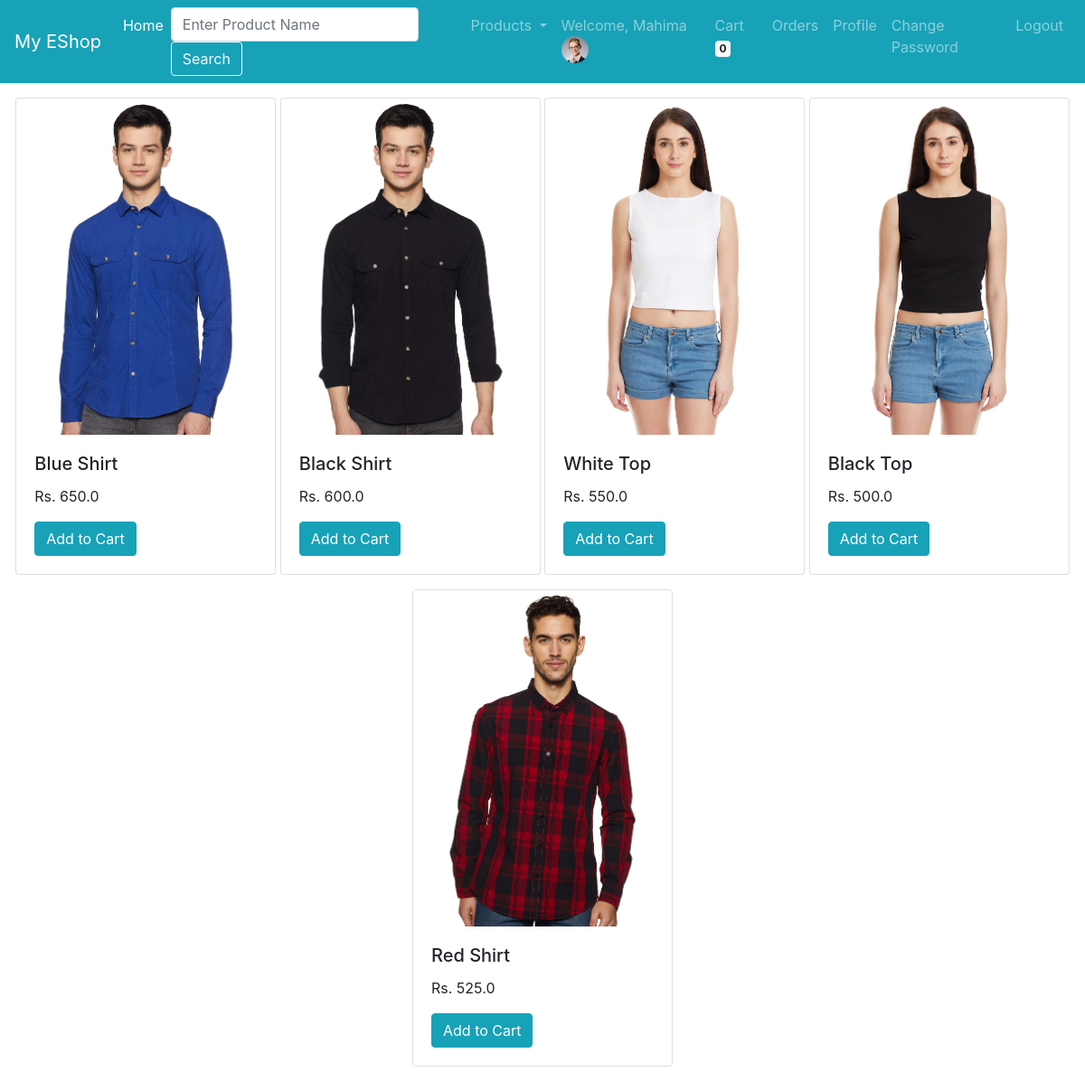
The page / (signed in) on the database its author committed.
### account/models.py (models this page shows, shortened)
class Profile(models.Model):
    user = models.OneToOneField(User, on_delete=models.CASCADE)
    phone_number = models.CharField(max_length=15)
    address = models.TextField()
    image = models.ImageField(upload_to='profiles_pics', default='defaultprofilepic.jpg')
    password_reset_code = models.CharField(max_length=6,default="")

### store/models.py (models this page shows, shortened)
class Product(models.Model):
    name = models.CharField(max_length=100)
    price = models.FloatField()
    quantity = models.IntegerField()
    description = models.TextField(default="")
    image = models.ImageField(upload_to='products_pics', default="")
    category = models.ForeignKey(Category, on_delete=models.CASCADE, default=1)

### store/views.py (the view)
# urls.py: path('', store_views.home_view),
def home_view(request):
    if 'cid' in request.GET:
        return render(request, 'home.html',
                      {'products': Product.objects.filter(category_id=request.GET['cid'])})
    else:
        return render(request, 'home.html', {'products': Product.objects.all()})

### store/views.py (called while the page is built)
def get_all_categories(request):
    return {'categories': Category.objects.all()}

def get_cart_items_count(request):
    return {
        'cart_items_count': Cart.objects.filter(user_id=request.user.id).aggregate(Sum('quantity'))['quantity__sum']}

### templates/home.html (shortened to what this page needs)
{% extends 'base.html'  %}
{% block content %}
    <div class="container-fluid">
      <div class="row mx-auto m-3">
          {% for product in products %}
              <div class="card mx-auto mb-3" style="width: 18rem;">
                <img src="{{ product.image.url }}" class="card-img-top">
                <div class="card-body">
                  <h5 class="card-title">{{ product.name }}</h5>
                  <p class="card-text">Rs. {{ product.price }}</p>
                  <form method="post" action="{% url 'addtocart' %}">
                    <input type="submit" class="btn btn-info" value="Add to Cart" />
                  </form>
                </div>
              </div>
          {% endfor %}
      </div>
    </div>
{% endblock %}

### templates/base.html (shortened to what this page needs)
<!doctype html>
<html lang="en">
  <head>
    {% load static %}
    <link rel="stylesheet" href="{% static 'css/bootstrap.min.css' %}" />
  </head>
    <body>
    <nav class="navbar navbar-expand-lg navbar-dark bg-info">
      <a class="navbar-brand" href="{% url 'home' %}">My EShop</a>
      <div class="collapse navbar-collapse" id="navbarSupportedContent">
          <ul class=" navbar-nav my-2 my-lg-0">
            <li class="nav-item active">
              <a class="nav-link" href="{% url 'home' %}">Home</a>
            </li>
            <li class="nav-item active">
              <form class="form-inline" action="{% url 'search' %}">
                <input class="form-control mr-sm-2" type="text" name="name" placeholder="Enter Product Name">
                <button class="btn btn-outline-light my-2 my-sm-0" type="submit">Search</button>
              </form>
            </li>
            <li class="nav-item dropdown">
              <a class="nav-link dropdown-toggle" href="#" id="navbarDropdown"
                 role="button" data-toggle="dropdown" aria-haspopup="true" aria-expanded="false">
                Products
              </a>
            </li>
            {% if request.user.is_authenticated %}
                <li class="nav-item">
                    <span class="nav-link">
                          Welcome, {{ request.user.first_name  }}
                            <img class="rounded-circle" height="30" src="{{ request.user.profile.image.url }}"/>
                    </span>
                </li>
                <li class="nav-item">
                 <a class="nav-link" href="{% url 'viewcart' %}">
                     Cart <span class="badge badge-light">
                        {% if cart_items_count %}
                            {{ cart_items_count }}
                        {% else %}
                            0
                        {% endif %}
                        </span>
                 </a>
              </li>
              <li class="nav-item">
                 <a class="nav-link" href="{% url 'vieworders' %}">Orders</a>
              </li>
              <li class="nav-item">
                 <a class="nav-link" href="{% url 'profile' %}">Profile</a>
              </li>
              <li class="nav-item">
                 <a class="nav-link" href="{% url 'changepassword' %}">Change Password</a>
              </li>
              <li class="nav-item">
                 <a class="nav-link" href="{% url 'logout' %}">Logout</a>
              </li>
            {% endif %}
          </ul>
      </div>
    </nav>
    {% block content %}
    {% endblock %}
    </body>
</html>

### rows shown on the page
Product: image (picture), name "Blue Shirt", price "650.0"
Product: image (picture), name "Black Shirt", price "600.0"
Product: image (picture), name "White Top", price "550.0"
Product: image (picture), name "Black Top", price "500.0"
Product: image (picture), name "Red Shirt", price "525.0"

### other values the page prints
{{ request.user.first_name }} "Mahima"
